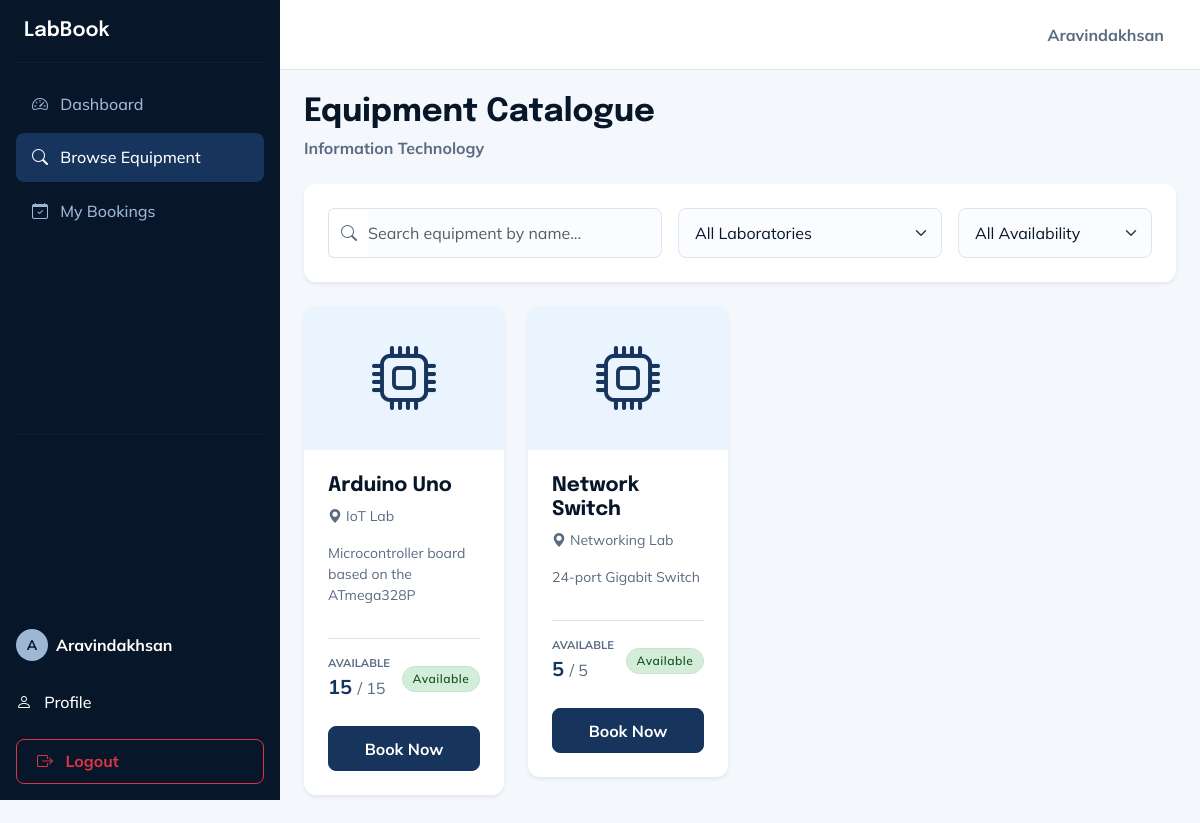
Screenshot of /student/equipment (signed in) with the database file from the repository.
### tables this page shows
CREATE TABLE equipment (
            id INTEGER PRIMARY KEY AUTOINCREMENT,
            name TEXT NOT NULL,
            description TEXT,
            lab_name TEXT NOT NULL,
            quantity INTEGER NOT NULL,
            available_quantity INTEGER NOT NULL,
            status TEXT NOT NULL DEFAULT 'Available'
        , department TEXT DEFAULT 'Information Technology');

### app.py (the view)
@app.route('/student/equipment')
@student_required
def student_equipment():
    conn = get_db_connection()
    equipment = conn.execute('SELECT * FROM equipment WHERE department = ?', (session['department'],)).fetchall()
    conn.close()
    labs = sorted(list(set([eq['lab_name'] for eq in equipment])))
    return render_template('student/equipment.html', equipment=equipment, labs=labs)

### app.py (called while the page is built)
def student_required(f):
    @wraps(f)
    def decorated_function(*args, **kwargs):
        if 'user_id' not in session or session.get('role') != 'student':
            flash('Student access required.', 'danger')
            return redirect(url_for('login'))
        return f(*args, **kwargs)
    return decorated_function

### database.py (called while the page is built)
def get_db_connection():
    conn = sqlite3.connect(DATABASE)
    conn.row_factory = sqlite3.Row
    return conn

### templates/student/equipment.html (shortened to what this page needs)
{% extends 'base.html' %}
{% block content %}
<div class="d-flex justify-content-between align-items-center mb-4">
    <div>
        <h2 class="fw-bold m-0" style="color: var(--frost-navy);">Equipment Catalogue</h2>
        <div class="text-secondary fw-bold mt-1">{{ session.department }}</div>
    </div>
</div>
<div class="card border-0 shadow-sm mb-4" style="border-radius: var(--radius-md); background-color: var(--snow-white);">
    <div class="card-body p-4">
        <div class="row g-3">
            <div class="col-md-5">
                <div class="input-group">
                    <span class="input-group-text bg-white border-end-0"><i class="bi bi-search text-secondary"></i></span>
                    <input type="text" id="searchInput" class="form-control border-start-0 ps-0" placeholder="Search equipment by name...">
                </div>
            </div>
            <div class="col-md-4">
                <select id="labFilter" class="form-select">
                    <option value="">All Laboratories</option>
                </select>
            </div>
            <div class="col-md-3">
                <select id="availFilter" class="form-select">
                    <option value="">All Availability</option>
                </select>
            </div>
        </div>
    </div>
</div>
<div class="row g-4" id="equipmentList">
    {% for eq in equipment %}
    <div class="col-md-6 col-lg-4 col-xl-3 eq-card" data-name="{{ eq.name|lower }}" data-lab="{{ eq.lab_name }}" data-avail="{{ eq.available_quantity }}">
        <div class="card h-100 shadow-sm border-0" style="border-radius: var(--radius-md); overflow: hidden;">
            <div class="text-center py-4" style="background-color: var(--frost-mist);">
                <i class="bi bi-cpu" style="font-size: 4rem; color: var(--deep-winter-blue);"></i>
            </div>
            <div class="card-body p-4 d-flex flex-column">
                <div class="d-flex justify-content-between align-items-start mb-2">
                    <h5 class="card-title fw-bold m-0" style="color: var(--frost-navy);">{{ eq.name }}</h5>
                </div>
                <div class="text-secondary small mb-3">
                    <i class="bi bi-geo-alt-fill me-1"></i>{{ eq.lab_name }}
                </div>
                <p class="card-text text-muted small flex-grow-1">{{ eq.description }}</p>
                <div class="d-flex justify-content-between align-items-center mt-3 mb-4 pt-3 border-top">
                    <div>
                        <div class="text-secondary small text-uppercase fw-bold" style="font-size: 0.7rem;">Available</div>
                        <div class="fw-bold fs-5" style="color: var(--deep-winter-blue);">{{ eq.available_quantity }} <span class="text-muted fs-6 fw-normal">/ {{ eq.quantity }}</span></div>
                    </div>
                    {% if eq.status == 'Available' and eq.available_quantity > 0 %}
                        <span class="badge bg-success">Available</span>
                    {% else %}
                        <span class="badge bg-danger">Unavailable</span>
                    {% endif %}
                </div>
                {% if eq.available_quantity > 0 and eq.status == 'Available' %}
                    <a href="{{ url_for('book_equipment', equipment_id=eq.id) }}" class="btn btn-primary w-100 fw-bold">Book Now</a>
                {% else %}
                    <button class="btn btn-secondary w-100 fw-bold" disabled>Unavailable</button>
                {% endif %}
            </div>
        </div>
    </div>
    {% else %}
    <div class="col-12 text-center py-5">
        <i class="bi bi-box fs-1 text-muted d-block mb-3"></i>
        <h4 class="text-secondary">No equipment found</h4>
        <p class="text-muted">Try adjusting your filters or search term.</p>
    </div>
    {% endfor %}
</div>
{% endblock %}

### static/css/style.css (style rules this page uses)
:root { --frost-navy: #071629; --deep-winter-blue: #17345C; --icy-steel: #9DB7D5; --frost-mist: #EAF4FF; --snow-white: #FFFFFF; --text-primary: #071629; --text-secondary: #5a6b82; --page-background: #F4F7FB; --border-color: #DDE5ED; --shadow-sm: 0 2px 8px rgba(7, 22, 41, 0.04); --shadow-md: 0 6px 20px rgba(7, 22, 41, 0.08); --shadow-lg: 0 12px 30px rgba(7, 22, 41, 0.12); --radius-sm: 8px; --radius-md: 12px; --radius-lg: 16px; --radius-xl: 24px; }
body { font-family: 'Mulish', sans-serif; background-color: var(--page-background); color: var(--text-primary); margin: 0; overflow-x: hidden; }
h1, h2, h3, h4, h5, h6, .navbar-brand, .branding-text { font-family: 'Epilogue', sans-serif; color: var(--text-primary); font-weight: 600; }
.text-muted, .text-secondary { color: var(--text-secondary) !important; }
.card { background-color: var(--snow-white); border: 1px solid var(--border-color); border-radius: var(--radius-md); box-shadow: var(--shadow-sm); transition: transform 0.2s ease, box-shadow 0.2s ease; margin-bottom: 1.5rem; }
.eq-card { height: 100%; }
.btn { border-radius: var(--radius-sm); font-weight: 600; padding: 0.6rem 1.25rem; transition: all 0.2s ease-in-out; }
.btn-primary, .btn-success, .btn-info, .btn-dark { background-color: var(--deep-winter-blue) !important; border-color: var(--deep-winter-blue) !important; color: var(--snow-white) !important; }
.form-control, .form-select { border: 1px solid var(--border-color); border-radius: var(--radius-sm); padding: 0.75rem 1rem; background-color: #FAFCFF; color: var(--text-primary); transition: all 0.2s ease; }
.badge { padding: 0.5em 0.8em; border-radius: 50rem; font-weight: 600; font-size: 0.75rem; letter-spacing: 0.5px; }
.badge.bg-success { background-color: #D4EDDA !important; color: #155724 !important; border: 1px solid #C3E6CB; }

### rows the page displays
equipment: name "Arduino Uno", lab_name "IoT Lab", description "Microcontroller board based on the ATmega328P", available_quantity "15", quantity "15", status "Available"
equipment: name "Network Switch", lab_name "Networking Lab", description "24-port Gigabit Switch", available_quantity "5", quantity "5", status "Available"

### other values shown
{{ session.get('name')[:1] | upper }} "A"
{{ session.get('name') }} "Aravindakhsan"
{{ session.department }} "Information Technology"
